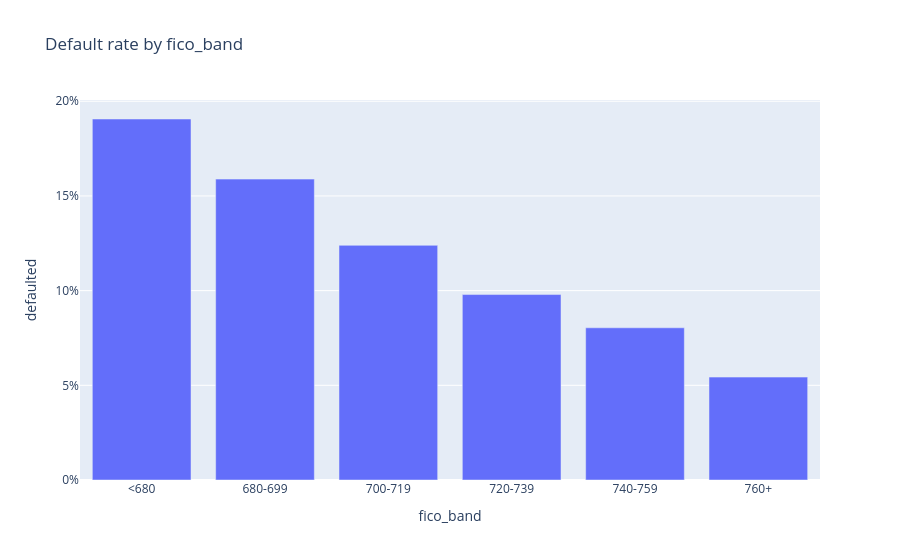
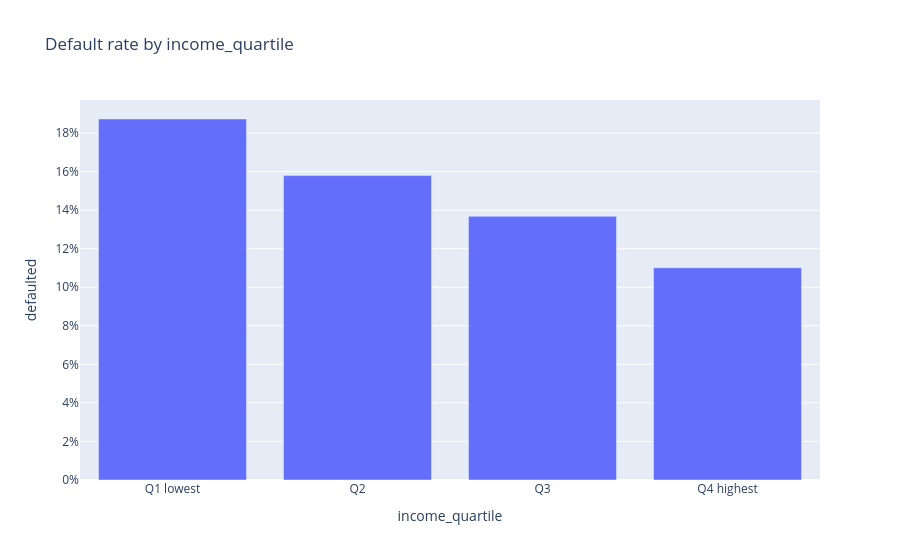
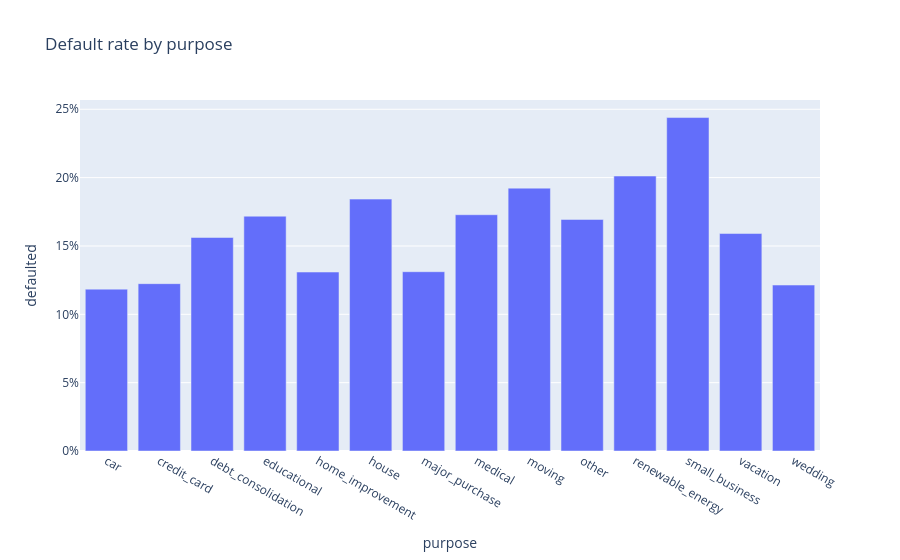

The cell these charts' notebook holds for them, in order:
### Markdown cell above
Default rises steadily from A to G, so the grade carries real information. The next question is whether the interest rate rises *enough*.

### Code cell
df['fico_band'] = pd.cut(df['fico_mid'], [0, 680, 700, 720, 740, 760, 900], right=False, labels=['<680', '680-699', '700-719', '720-739', '740-759', '760+'])
df['income_quartile'] = pd.qcut(df['annual_inc'], 4, labels=['Q1 lowest', 'Q2', 'Q3', 'Q4 highest'])
for col in ['fico_band', 'income_quartile', 'purpose']:
    t = df.groupby(col, observed=True)['defaulted'].mean().reset_index()
    px.bar(t, x=col, y='defaulted', title=f'Default rate by {col}').update_layout(yaxis_tickformat='.0%').show()

### Figure 1 — Plotly figure (JSON) as saved in the notebook; plotly's stock layout.template omitted (floating-point values rounded to 4 significant figures)
{"data": [{"hovertemplate": "fico_band=%{x}<br>defaulted=%{y}<extra></extra>", "legendgroup": "", "marker": {"color": "#636efa", "pattern": {"shape": ""}}, "name": "", "orientation": "v", "showlegend": false, "textposition": "auto", "type": "bar", "x": ["<680", "680-699", "700-719", "720-739", "740-759", "760+"], "xaxis": "x", "y": [0.1906, 0.1589, 0.1239, 0.09794, 0.08038, 0.05434], "yaxis": "y"}], "layout": {"barmode": "relative", "legend": {"tracegroupgap": 0}, "title": {"text": "Default rate by fico_band"}, "xaxis": {"anchor": "y", "domain": [0.0, 1.0], "title": {"text": "fico_band"}}, "yaxis": {"anchor": "x", "domain": [0.0, 1.0], "tickformat": ".0%", "title": {"text": "defaulted"}}}}

### Figure 2 — Plotly figure (JSON) as saved in the notebook; plotly's stock layout.template omitted (floating-point values rounded to 4 significant figures)
{"data": [{"hovertemplate": "income_quartile=%{x}<br>defaulted=%{y}<extra></extra>", "legendgroup": "", "marker": {"color": "#636efa", "pattern": {"shape": ""}}, "name": "", "orientation": "v", "showlegend": false, "textposition": "auto", "type": "bar", "x": ["Q1 lowest", "Q2", "Q3", "Q4 highest"], "xaxis": "x", "y": [0.1873, 0.1579, 0.1368, 0.1101], "yaxis": "y"}], "layout": {"barmode": "relative", "legend": {"tracegroupgap": 0}, "title": {"text": "Default rate by income_quartile"}, "xaxis": {"anchor": "y", "domain": [0.0, 1.0], "title": {"text": "income_quartile"}}, "yaxis": {"anchor": "x", "domain": [0.0, 1.0], "tickformat": ".0%", "title": {"text": "defaulted"}}}}

### Figure 3 — Plotly figure (JSON) as saved in the notebook; plotly's stock layout.template omitted (floating-point values rounded to 4 significant figures)
{"data": [{"hovertemplate": "purpose=%{x}<br>defaulted=%{y}<extra></extra>", "legendgroup": "", "marker": {"color": "#636efa", "pattern": {"shape": ""}}, "name": "", "orientation": "v", "showlegend": false, "textposition": "auto", "type": "bar", "x": ["car", "credit_card", "debt_consolidation", "educational", "home_improvement", "house", "major_purchase", "medical", "moving", "other", "renewable_energy", "small_business", "vacation", "wedding"], "xaxis": "x", "y": [0.1184, 0.1224, 0.1562, 0.1718, 0.1309, 0.1843, 0.1312, 0.1729, 0.1923, 0.1694, 0.2012, 0.2439, 0.1591, 0.1214], "yaxis": "y"}], "layout": {"barmode": "relative", "legend": {"tracegroupgap": 0}, "title": {"text": "Default rate by purpose"}, "xaxis": {"anchor": "y", "domain": [0.0, 1.0], "title": {"text": "purpose"}}, "yaxis": {"anchor": "x", "domain": [0.0, 1.0], "tickformat": ".0%", "title": {"text": "defaulted"}}}}
